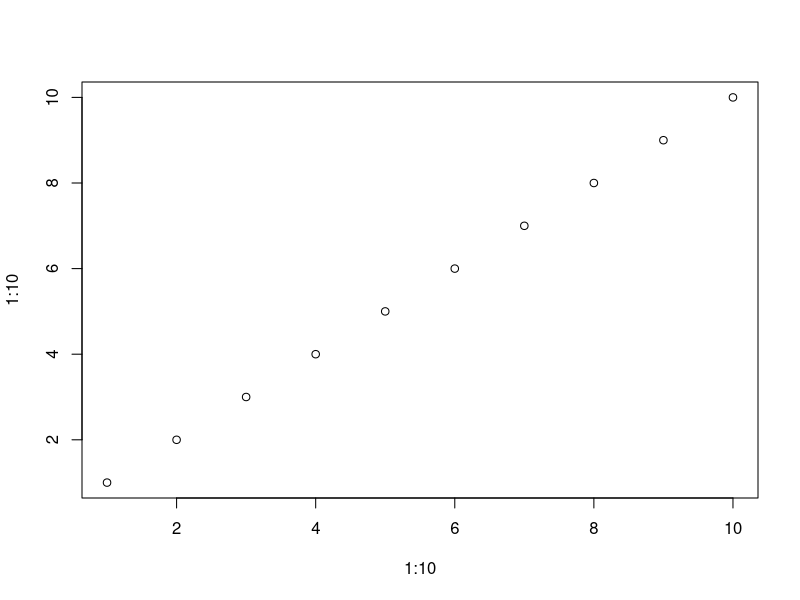
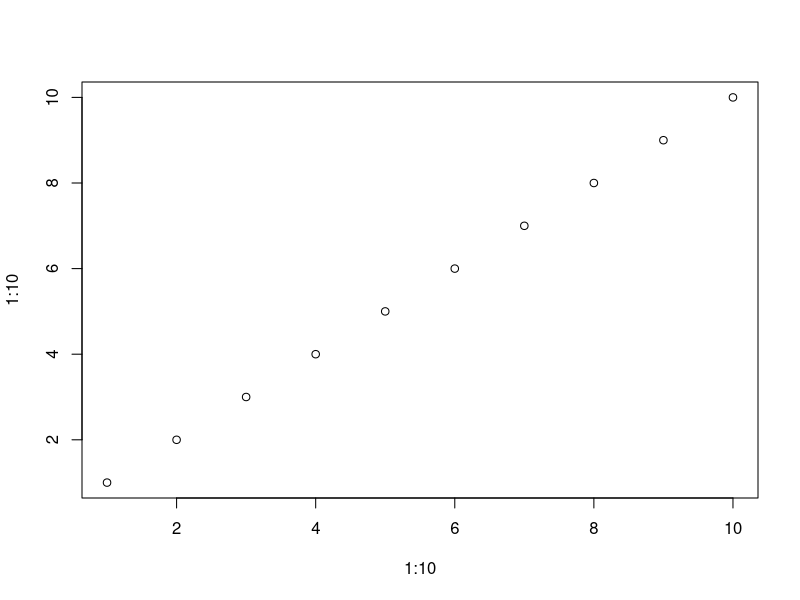
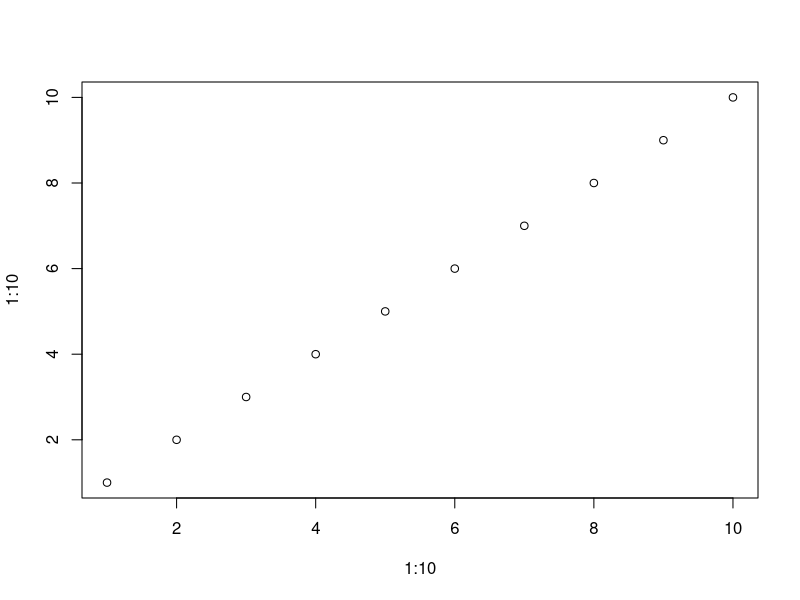
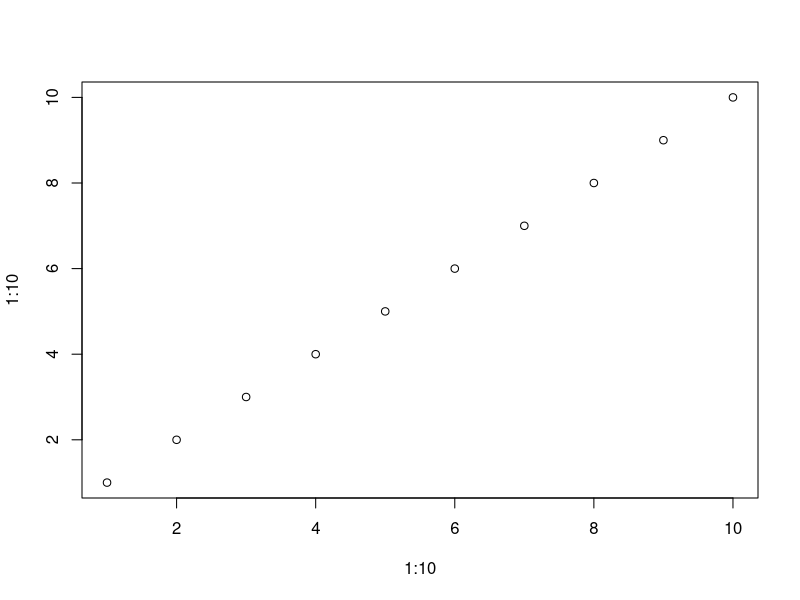

Generate these figures, in order, with R:
#'---
#' title: Report 1
#' author: Leonhard Wachutka
#' wb:
#'  input:
#'  output:
#' output:
#'  knitrBootstrap::bootstrap_document
#'---

#' #KnitrBootsrap Theme
#' This is tutorial text
#' 
#' 
#' #Next topic
#' 
#' ##Sub Header

plot(1:10,1:10)
#' ##Sub Header2
plot(1:10,1:10)

#' ##Sub Header3
plot(1:10,1:10)

#' #Tutorial 2
#' This is tutorial text
#' 
#' 
#' #Next topic
#' 
#' ##Sub Header
plot(1:10,1:10)
